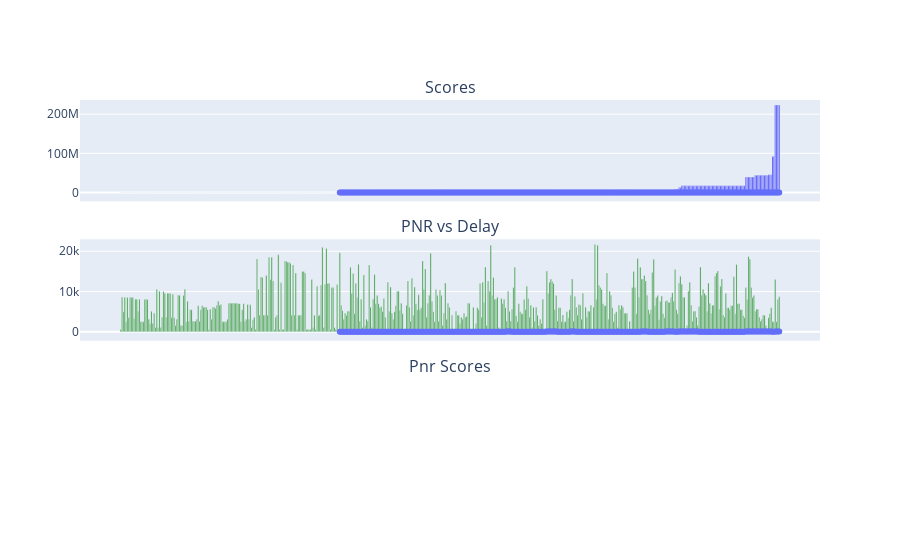

Notebook cell for this chart:
### Code cell
#Pnr vs delay
# Create a scatter plot for PNR vs delay
df.sort_values(by=['allocated_flights_score'], inplace=True)
df['canclled_flight_arrival'] = pd.to_datetime(df['canclled_flight_arrival'])
df['allocated_flights_arrival'] = pd.to_datetime(df['allocated_flights_arrival'])

# Calculate the delay
df['delay'] = (df['allocated_flights_arrival'] - df['canclled_flight_arrival']).dt.total_seconds() / 3600

# Create a scatter plot for PNR vs delay
fig = make_subplots(rows=3, cols=1, shared_xaxes=True, vertical_spacing=0.1, subplot_titles=["Scores", "PNR vs Delay", "Pnr Scores"])

# Plot PNR Scores
fig.add_trace(
    px.bar(df, x="pnr", y="allocated_flights_score").update_traces(marker_color='blue').data[0],
    row=1, col=1
)

# Plot PNR vs Delay
fig.add_trace(
    px.scatter(df, x='pnr', y='delay').data[0],
    row=1, col=1
)

fig.add_trace(
    px.scatter(df, x='pnr', y='delay').data[0],
    row=2, col=1
)

fig.add_trace(
    px.bar(df, x="pnr", y="pnr_score").update_traces(marker_color='green').data[0],
    row=2, col=1
)

# Calculate and print the mean delay
mean_delay = df['delay'].mean()
print(f'Mean Delay: {mean_delay} hours, std_dev: {df["delay"].std()}')

# Show the plot
fig.show()

### Figure 1 — Plotly figure (JSON) as saved in the notebook; plotly's stock layout.template omitted (floating-point values rounded to 4 significant figures; data arrays with more than 128 entries replaced by an {"elided": "..."} marker saying what was removed)
{"data": [{"alignmentgroup": "True", "hovertemplate": "pnr=%{x}<br>allocated_flights_score=%{y}<extra></extra>", "legendgroup": "", "marker": {"color": "blue", "pattern": {"shape": ""}}, "name": "", "offsetgroup": "", "orientation": "v", "showlegend": false, "textposition": "auto", "type": "bar", "x": {"elided": "494 str values"}, "xaxis": "x", "y": {"elided": "494 float values"}, "yaxis": "y"}, {"hovertemplate": "pnr=%{x}<br>delay=%{y}<extra></extra>", "legendgroup": "", "marker": {"color": "#636efa", "symbol": "circle"}, "mode": "markers", "name": "", "orientation": "v", "showlegend": false, "type": "scatter", "x": {"elided": "494 str values"}, "xaxis": "x", "y": {"elided": "494 float values"}, "yaxis": "y"}, {"hovertemplate": "pnr=%{x}<br>delay=%{y}<extra></extra>", "legendgroup": "", "marker": {"color": "#636efa", "symbol": "circle"}, "mode": "markers", "name": "", "orientation": "v", "showlegend": false, "type": "scatter", "x": {"elided": "494 str values"}, "xaxis": "x2", "y": {"elided": "494 float values"}, "yaxis": "y2"}, {"alignmentgroup": "True", "hovertemplate": "pnr=%{x}<br>pnr_score=%{y}<extra></extra>", "legendgroup": "", "marker": {"color": "green", "pattern": {"shape": ""}}, "name": "", "offsetgroup": "", "orientation": "v", "showlegend": false, "textposition": "auto", "type": "bar", "x": {"elided": "494 str values"}, "xaxis": "x2", "y": {"elided": "494 int values"}, "yaxis": "y2"}], "layout": {"annotations": [{"font": {"size": 16}, "showarrow": false, "text": "Scores", "x": 0.5, "xanchor": "center", "xref": "paper", "y": 1, "yanchor": "bottom", "yref": "paper"}, {"font": {"size": 16}, "showarrow": false, "text": "PNR vs Delay", "x": 0.5, "xanchor": "center", "xref": "paper", "y": 0.6333, "yanchor": "bottom", "yref": "paper"}, {"font": {"size": 16}, "showarrow": false, "text": "Pnr Scores", "x": 0.5, "xanchor": "center", "xref": "paper", "y": 0.2667, "yanchor": "bottom", "yref": "paper"}], "xaxis": {"anchor": "y", "domain": [0, 1], "matches": "x3", "showticklabels": false}, "xaxis2": {"anchor": "y2", "domain": [0, 1], "matches": "x3", "showticklabels": false}, "xaxis3": {"anchor": "y3", "domain": [0, 1]}, "yaxis": {"anchor": "x", "domain": [0.7333, 1]}, "yaxis2": {"anchor": "x2", "domain": [0.3667, 0.6333]}, "yaxis3": {"anchor": "x3", "domain": [0, 0.2667]}}}
